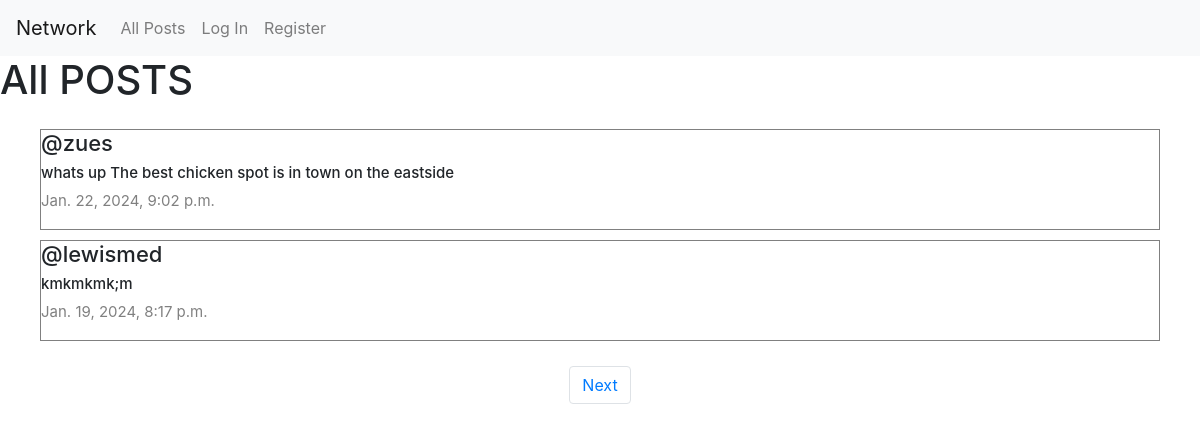
The app's page /, older data.
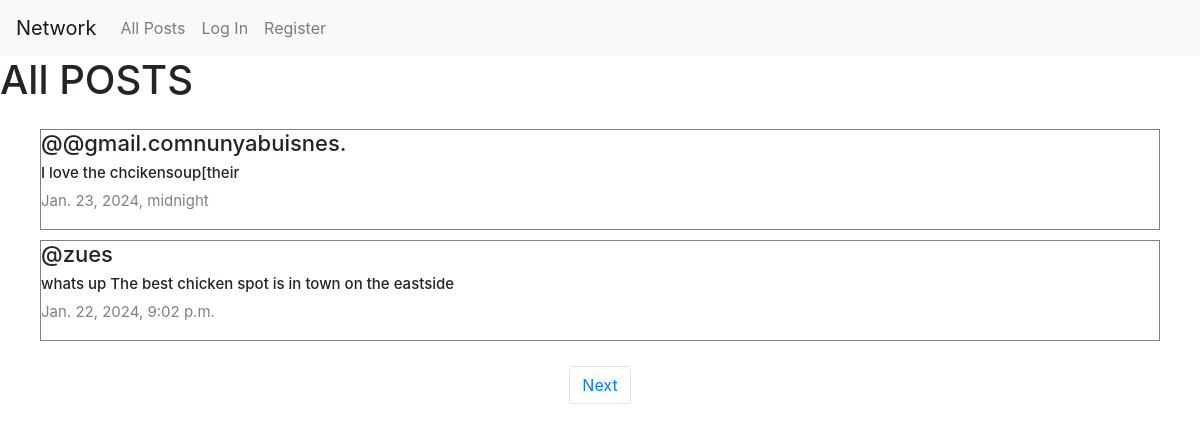
The same page, newer data.
### network/models.py (models this page shows, shortened)
class Post(models.Model):
    content=models.CharField(max_length=140)
    user=models.ForeignKey(User,on_delete=models.CASCADE,related_name="author")
    date=models.DateTimeField(auto_now_add=True)

class User(AbstractUser):
    pass

### network/views.py (the view)
# urls.py: path("", views.index, name="index"),
def index(request):
    allPosts=Post.objects.all().order_by("id").reverse()
    paginator=Paginator(allPosts,2)
    page_number= request.GET.get('page')
    posts_of_the_page=paginator.get_page(page_number)
    return render(request, "network/index.html",{
        "allPosts":allPosts,
        "posts_of_the_page":posts_of_the_page
    })

### network/templates/network/index.html (shortened to what this page needs)
{% extends "network/layout.html" %}
{% block body %}
<h1>All POSTS</h1>
<div class="all-posts" >
    {% for post in posts_of_the_page %}
    <div class="post" style="margin: 5px 20px; border:0.1px solid gray; display: flex;
    justify-content: center;
    flex-direction:column;
    box-sizing: border-box;">
        <h5 class="username">@{{ post.user }}</h5>
       <h6 class="content" >{{ post.content }}</h6>
        <p class="date"> {{ post.date }}</p>
    </div>
    {% endfor %}
</div>
<nav aria-label="Page navigation example">
    <ul class="pagination d-flex justify-content-center">
      {% if posts_of_the_page.has_next %}
      <li class="page-item"><a class="page-link" href="?page={{ posts_of_the_page.next_page_number }}">Next</a></li>
        {% endif %}
    </ul>
  </nav>
{% endblock %}

Row changes from the older to the newer data that the page shows:
no longer on this page (row unchanged): Post: user "lewismed", content "kmkmkmk;m", date "Jan. 19, 2024, 8:17 p.m."
added Post: user "@gmail.comnunyabuisnes.", content "I love the chcikensoup[their", date "Jan. 23, 2024, midnight"
